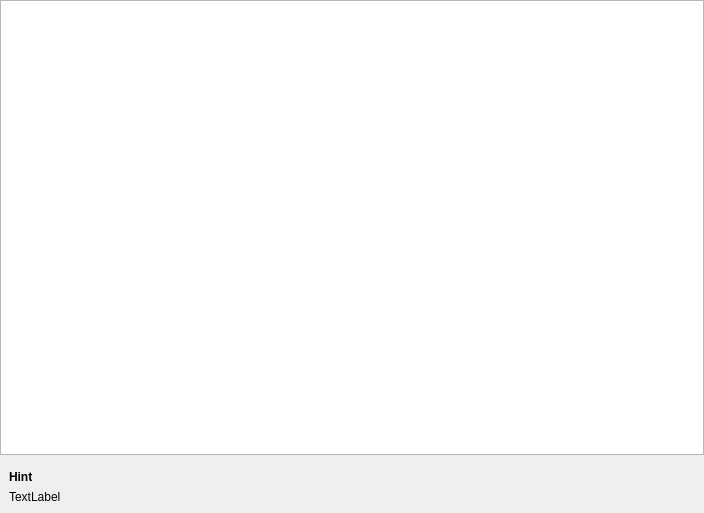
<?xml version="1.0" encoding="UTF-8"?>
<ui version="4.0">
 <class>Page_GPUDriver</class>
 <widget class="QWidget" name="Page_GPUDriver">
  <property name="geometry">
   <rect>
    <x>0</x>
    <y>0</y>
    <width>704</width>
    <height>513</height>
   </rect>
  </property>
  <property name="windowTitle">
   <string>Form</string>
  </property>
  <layout class="QVBoxLayout" name="verticalLayout">
   <property name="margin">
    <number>0</number>
   </property>
   <item>
    <widget class="QListWidget" name="listWidget">
     <property name="iconSize">
      <size>
       <width>36</width>
       <height>36</height>
      </size>
     </property>
    </widget>
   </item>
   <item>
    <layout class="QVBoxLayout" name="verticalLayout_2">
     <property name="margin">
      <number>9</number>
     </property>
     <item>
      <widget class="QLabel" name="labelHint">
       <property name="font">
        <font>
         <weight>75</weight>
         <bold>true</bold>
        </font>
       </property>
       <property name="text">
        <string>Hint</string>
       </property>
      </widget>
     </item>
     <item>
      <widget class="QLabel" name="labelHintContent">
       <property name="text">
        <string>TextLabel</string>
       </property>
      </widget>
     </item>
    </layout>
   </item>
  </layout>
 </widget>
 <resources/>
 <connections/>
</ui>
